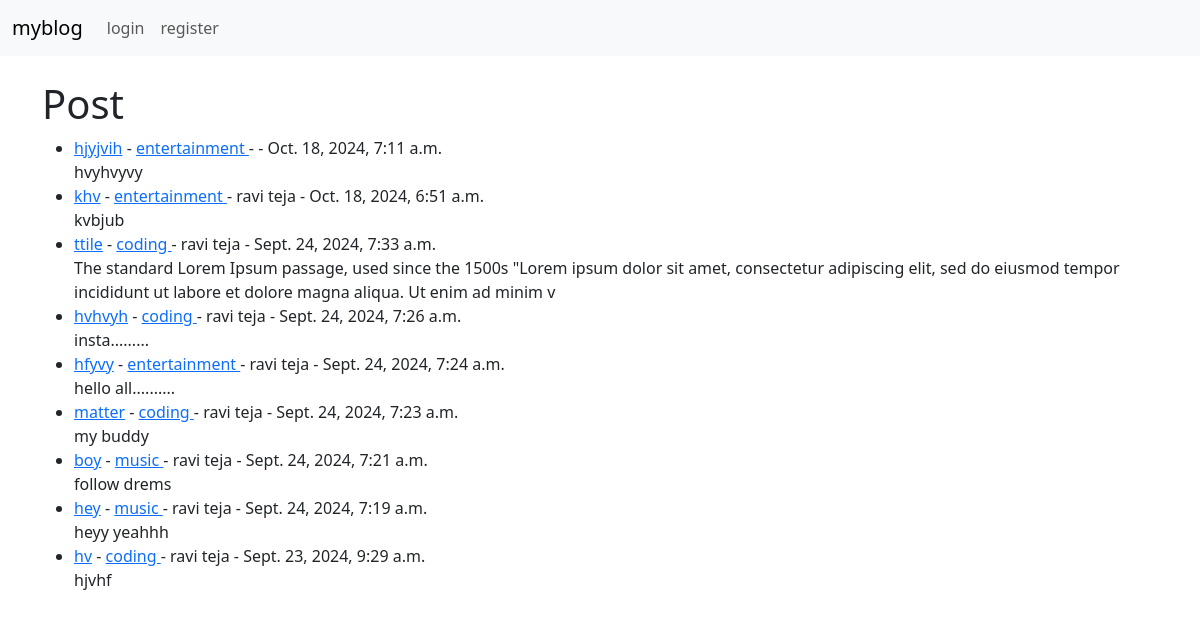
The page / on the database its author committed.
### myblog/models.py (models this page shows, shortened)
class Post(models.Model):
    title = models.CharField(max_length=255)
    title_tag = models.CharField(max_length=255)
    author = models.ForeignKey(User, on_delete=models.CASCADE)
    body = models.TextField()
    post_date = models.DateTimeField(auto_now_add=True)
    category = models.CharField(max_length=255, default='coding')
    image = models.ImageField(upload_to='post_images/', null=True, blank=True)  # Add this line for post images

### myblog/views.py (the view)
# urls.py: path('', HomeView.as_view(), name="home"),
class HomeView(ListView):
    model = Post
    template_name = 'home.html'
    ordering = ['-post_date']

### myblog/templates/home.html (shortened to what this page needs)
{% extends 'base.html' %}
 {% block content %}
<h1> Post </h1>
<ul>
{% for post in object_list %}
    <li> <a href="{% url 'article-detail' post.pk %}">
{{ post.title }}</a>
        - <a href="{% url 'category' post.category %}">{{ post.category }} </a>
 -  {{ post.author.first_name }}
        {{ post.author.last_name }} -
        {{ post.post_date }}
        <br/>
    {{ post.body | slice:":200"|safe }}</li>
    {% endfor %}
</ul>
{% endblock %}

### myblog/templates/base.html (shortened to what this page needs)
<!doctype html>
<html lang="en">
  <head>
    <link href="https://cdn.jsdelivr.net/npm/bootstrap@5.3.3/dist/css/bootstrap.min.css" rel="stylesheet">
  </head>
  <body>
  <nav class="navbar navbar-expand-lg bg-body-tertiary">
  <div class="container-fluid">
    <a class="navbar-brand" href="{% url 'home' %}">myblog</a>
    <div class="collapse navbar-collapse" id="navbarSupportedContent">
      <ul class="navbar-nav me-auto mb-2 mb-lg-0">
        {% if user.is_authenticated %}
         <li class="nav-item">
          <a class="nav-link" href="{% url 'add_post' %}">Add Post </a>
        </li>
        <li class="nav-item">
          <a class="nav-link" href="{% url 'add_category' %}">Add Category </a>
        </li>
        <li class="nav-item">
            <a class="nav-link" href="{% url 'logout' %}">  logout </a>
           </li>
        {% else %}
        <li class="nav-item">
            <a class="nav-link" href="{% url 'login' %}">  login </a>
           </li>
        <li class="nav-item">
          <a class="nav-link" href="{% url 'register' %}">  register </a>
        </li>
        {% endif %}
      </ul>
    </div>
  </div>
</nav>
  <br/>
  <div class="container">
    {% block content %}
    {% endblock %} </div>
  </body>
</html>

### rows shown on the page
Post: title "hjyjvih", category "entertainment", post_date "Oct. 18, 2024, 7:11 a.m.", body "hvyhvyvy"
Post: title "khv", category "entertainment", author.first_name "ravi", author.last_name "teja", post_date "Oct. 18, 2024, 6:51 a.m.", body "kvbjub"
Post: title "ttile", category "coding", author.first_name "ravi", author.last_name "teja", post_date "Sept. 24, 2024, 7:33 a.m.", body "The standard Lorem Ipsum passage, used since the 1500s \"Lorem ipsum dolor sit amet, consectetur adipiscing elit, sed do eiusmod tempor incididunt ut labore et dolore magna aliqua. Ut enim ad minim v"
Post: title "hvhvyh", category "coding", author.first_name "ravi", author.last_name "teja", post_date "Sept. 24, 2024, 7:26 a.m.", body "insta........."
Post: title "hfyvy", category "entertainment", author.first_name "ravi", author.last_name "teja", post_date "Sept. 24, 2024, 7:24 a.m.", body "hello all.........."
Post: title "matter", category "coding", author.first_name "ravi", author.last_name "teja", post_date "Sept. 24, 2024, 7:23 a.m.", body "my buddy"
Post: title "boy", category "music", author.first_name "ravi", author.last_name "teja", post_date "Sept. 24, 2024, 7:21 a.m.", body "follow drems"
Post: title "hey", category "music", author.first_name "ravi", author.last_name "teja", post_date "Sept. 24, 2024, 7:19 a.m.", body "heyy yeahhh"
Post: title "hv", category "coding", author.first_name "ravi", author.last_name "teja", post_date "Sept. 23, 2024, 9:29 a.m.", body "hjvhf"
